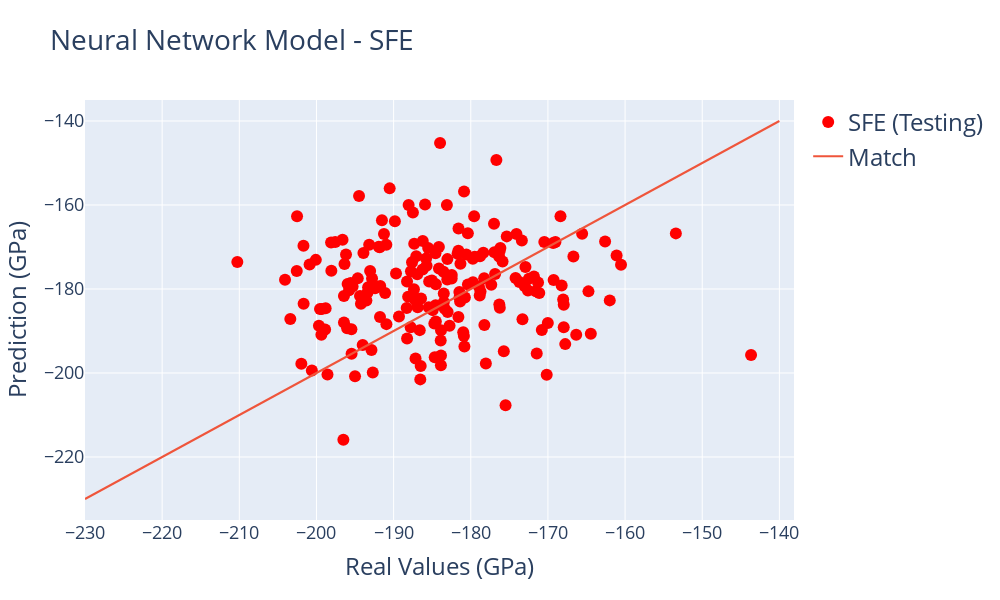

Notebook code cell kept with this figure:
### Code cell
import plotly
import plotly.graph_objs as go
from plotly.offline import iplot

plotly.offline.init_notebook_mode(connected=True)

layout0= go.Layout(title=go.layout.Title(text="Neural Network Model - SFE", font=dict(size=28)), hovermode= 'closest', width = 1000, height=600, showlegend=True,  # Hovermode establishes the way the labels that appear when you hover are arranged # Establishing a square plot width=height
    xaxis= dict(title=go.layout.xaxis.Title(text='Real Values (GPa)', font=dict(size=24)), zeroline= False, gridwidth= 1, tickfont=dict(size=18)), # Axis Titles. Removing the X-axis Mark. Adding a Grid
    yaxis= dict(title=go.layout.yaxis.Title(text='Prediction (GPa)', font=dict(size=24)), zeroline= False, gridwidth= 1, tickfont=dict(size=18)), # Axis Titles. Removing the Y-axis Mark. Adding a Grid
    legend=dict(font=dict(size=24))) # Adding a legend

trace0 = go.Scatter(x = y_data, y = predictions.flatten(), mode = 'markers', marker= dict(size= 12, color= 'blue'),  name = 'SFE (Training)')
trace1 = go.Scatter(x = y_test.flatten(), y = test_predictions.flatten(), mode = 'markers', marker= dict(size= 12, color= 'red'),  name = 'SFE (Testing)')
trace2 = go.Scatter(x = [-230,-140], y = [-230,-140], mode = 'lines', name = "Match") # This trace is the line X = Y which would indicate that the Prediction equals the real value

data = [trace1, trace2]
fig= go.Figure(data, layout=layout0)
iplot(fig)

### Figure 1 — Plotly figure (JSON) as saved in the notebook; plotly's stock layout.template omitted (floating-point values rounded to 4 significant figures; data arrays with more than 128 entries replaced by an {"elided": "..."} marker saying what was removed)
{"data": [{"marker": {"color": "red", "size": 12}, "mode": "markers", "name": "SFE (Testing)", "type": "scatter", "x": {"elided": "200 float values"}, "y": {"elided": "200 float values"}}, {"mode": "lines", "name": "Match", "type": "scatter", "x": [-230, -140], "y": [-230, -140]}], "layout": {"height": 600, "hovermode": "closest", "legend": {"font": {"size": 24}}, "showlegend": true, "title": {"font": {"size": 28}, "text": "Neural Network Model - SFE"}, "width": 1000, "xaxis": {"gridwidth": 1, "tickfont": {"size": 18}, "title": {"font": {"size": 24}, "text": "Real Values (GPa)"}, "zeroline": false}, "yaxis": {"gridwidth": 1, "tickfont": {"size": 18}, "title": {"font": {"size": 24}, "text": "Prediction (GPa)"}, "zeroline": false}}}
